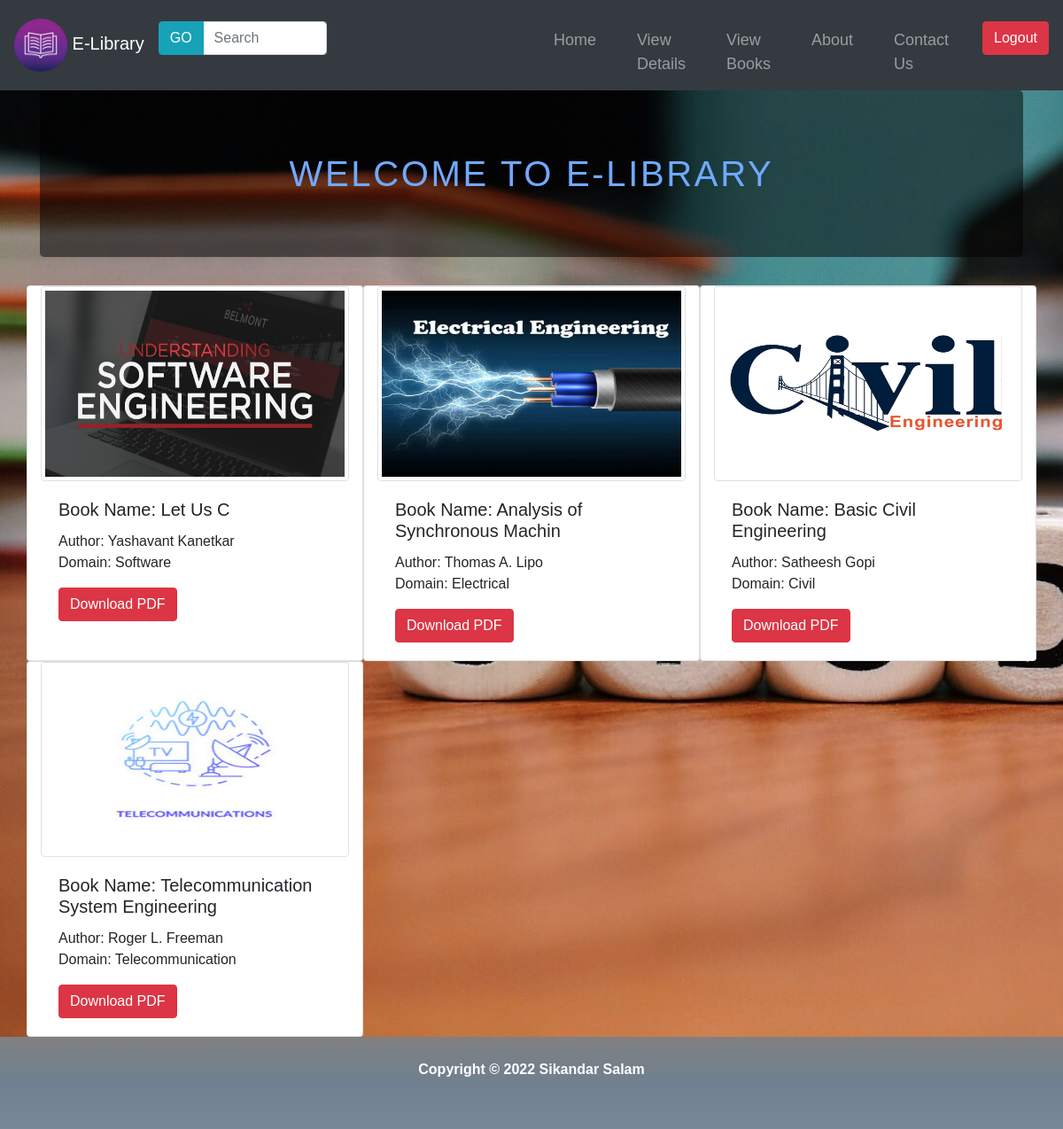
The app's page /Frontend/home.php with its own data.
### tables this page shows
CREATE TABLE `upload` (
  `Bname` varchar(200) NOT NULL,
  `Author` varchar(100) NOT NULL,
  `Domain` varchar(30) NOT NULL,
  `File` varchar(200) NOT NULL
);

### Frontend/home.php (the view, shortened to what this page needs)
<?php
require("include/connection.inc.php");
?>
<html lang="en">
<head>
    <link rel="stylesheet" href="bootstrap.min.css">
</head>
<body>
<nav class="navbar navbar-expand-lg navbar-dark bg-dark sticky-top">
        <a class="navbar-brand" href="home.php">
          <img src="images/book.png" style="height:60px; width:60px;" alt=""> E-Library</a>
        <div class="collapse navbar-collapse" id="navbarSupportedContent">
          <ul class="navbar-nav mr-auto">
          <li class="nav-item" >
                <form class="form-inline my-2 my-lg-0" action="search.php" method="POST">
                    <div class="input-group mb-3">
                        <div class="input-group-prepend">
                <input type="submit" name="go" class="btn btn-info" value="GO">
            </div>
                <input class="form-control mr-sm-2" type="search" placeholder="Search" name="search">
           </div>
              </form></li>
          <li class="nav-item" style="margin-left: 15em;">
              <a class="nav-link" href="home.php">Home</a>
            </li>
            <li class="nav-item ">
              <a class="nav-link" href="Details.php">View Details </a>
            </li>
            <li class="nav-item">
              <a class="nav-link" href="Books.php">View Books</a>
            </li>
            <li class="nav-item">
              <a class="nav-link" href="About.php">About</a>
            </li>
            <li class="nav-item">
              <a class="nav-link" href="Contact-Us.php">Contact Us</a>
            </li>
            <li class="nav-item">
              <form action="logout.php">
                <input type="submit" value="Logout" name="logout" class="btn btn-danger">
              </form>
            </li>
          </ul>
        </div>
      </nav>
      <div class="container">
      <div class="jumbotron">
        WELCOME TO E-LIBRARY
      </div>
      </div>
      <div class="container">
        <div class="row" >
    <?php
    $result = mysqli_query($connection,"SELECT * FROM upload");
    while($row = mysqli_fetch_assoc($result)){
      if($row['Domain']== "Software"){
         $image="software.jpg";
      }
      if($row['Domain']== "Electrical"){
        $image="electrical.webp";
     }
     if($row['Domain']== "Telecommunication"){
      $image="telecom.jpg";
   }
   if($row['Domain']== "Civil"){
    $image="civil.png";
 }
    $file=$row['File'];
    $book=$row['Bname'];
    echo '<div class="card col-10 col-md-6 col-lg-4" >';
    echo "<img class='card-img-top img-thumbnail img-fluid' src='images/".$image."' alt='Card image cap'>";
    echo '<div class="card-body">';
    echo '<h5 class="card-title">Book Name: '.$book.'</h5>';
    echo "<p class='card-text'>Author: ".$row['Author']. "<br>Domain: ".$row['Domain']."</p>";
    echo '<a href="../Admin/uploads/'.$file.'" download="'.$book.'" class="btn btn-danger">Download PDF</a> </div></div>';
    }
    ?>
    </div>
    </div>
    <div id="footer">
      <b> Copyright © 2022 Sikandar Salam</b>
    </div>
</body>
</html>

### Frontend/home.php (style rules this page uses)
body { background-image: url("images/5.jpg"); background-size: cover; height:100%; background-repeat: no-repeat; font-family: 'Numans', sans-serif; background-attachment: fixed; }
.jumbotron { color: rgb(112, 169, 255); font-weight: 500; text-align: center; font-size: 40px; font-family: Arial, Helvetica, sans-serif; letter-spacing: 2pt; background-color: rgba(0,0,0,0.5) !important; }
.img-fluid { height: 220px; width: 100%; }
.nav-link { font-size: 18px; margin-right:30px; }
#footer { height:13%; color: white; background: linear-gradient(to bottom, gray, slategray, lightslategray); text-align: center; padding-top: 25px; font-style: bold; }
.nav-item { padding-top: 1em; }

### records on screen
upload: shows a picture, Bname "Let Us C", Author "Yashavant Kanetkar", Domain "Software"
upload: shows a picture, Bname "Analysis of Synchronous Machin", Author "Thomas A. Lipo", Domain "Electrical"
upload: shows a picture, Bname "Basic Civil Engineering", Author "Satheesh Gopi", Domain "Civil"
upload: shows a picture, Bname "Telecommunication System Engineering", Author "Roger L. Freeman", Domain "Telecommunication"
